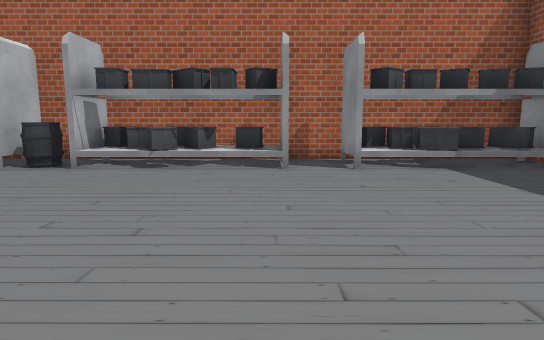
view 1 (above)

20 first-person views from a walk through a Unity game level. The camera is 1.2 m above the floor, tilts 8° down and sees 75° across. The floor is counted in squares, 1.2 m on a side. Each view is taken from the middle of a square. On the plan, view 1 faces up. The plan holds only what a view shows up to about 13 squares ahead; the rest is blank. The place goes on beyond the plan. The player is left out. Some surface patterns are stand-ins.

view 2
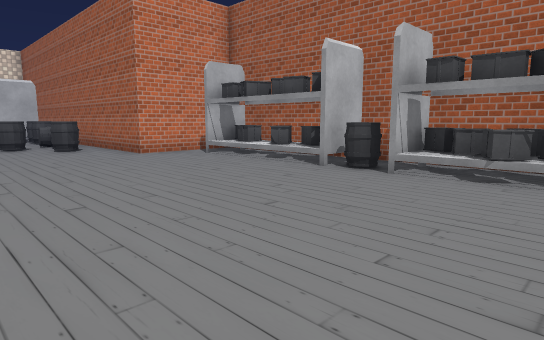

view 3
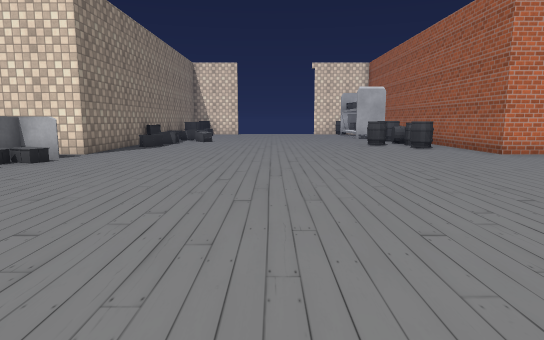

view 4
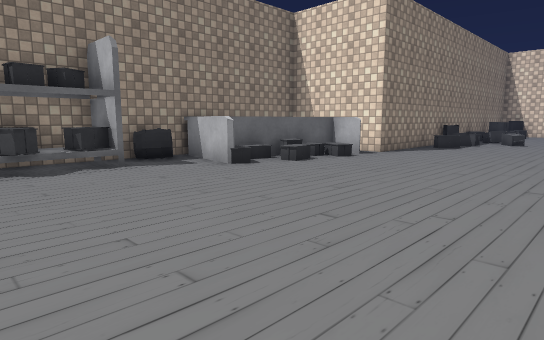

view 5
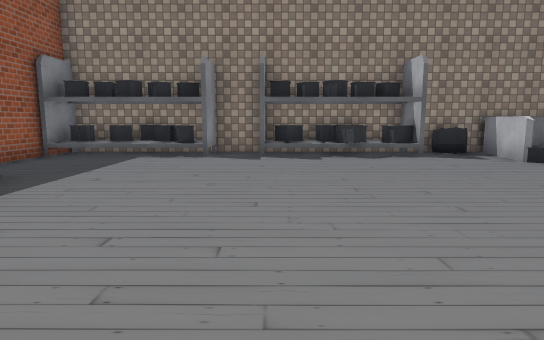

view 6
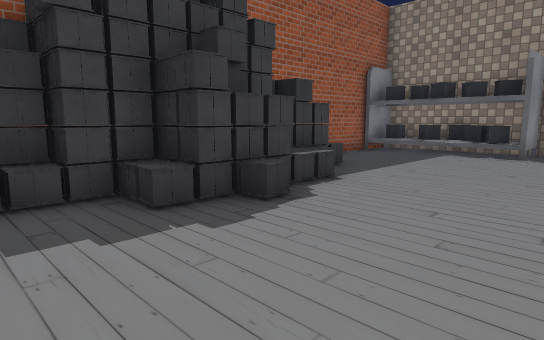

view 7
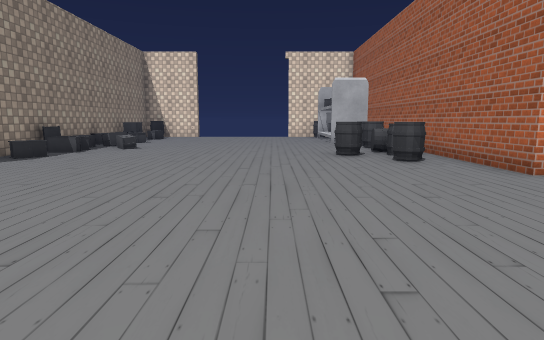

view 8
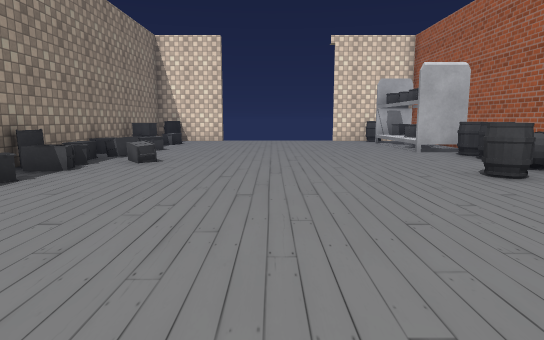

view 9
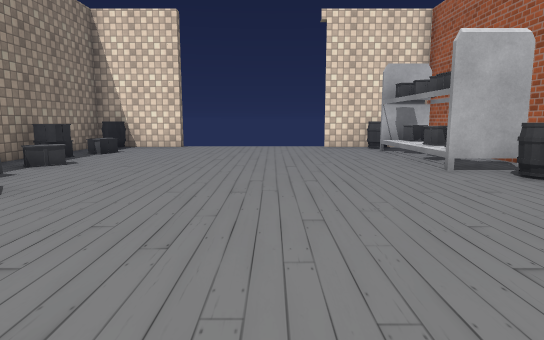

view 10
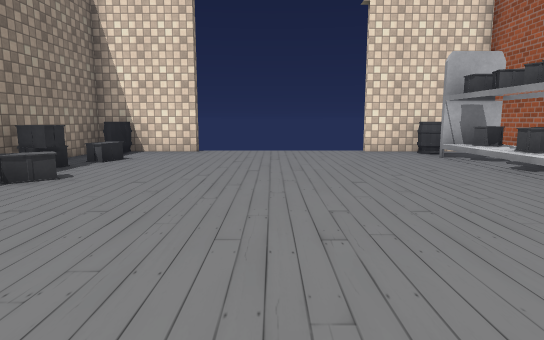

view 11
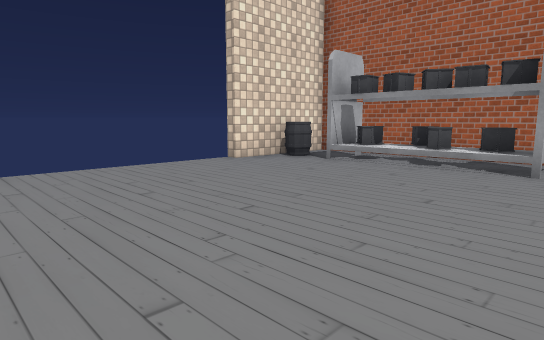

view 12
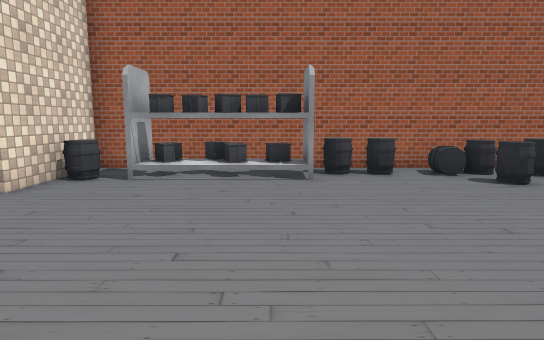

view 13
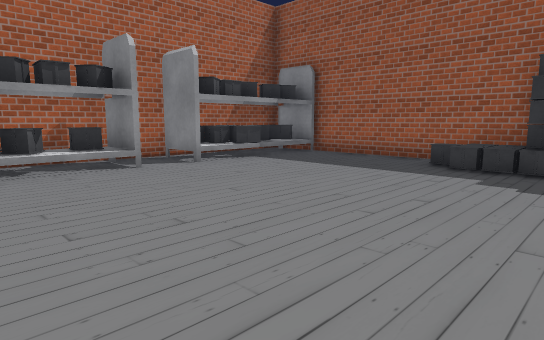

view 14
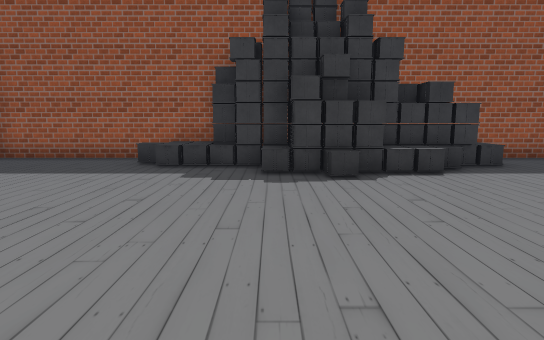

view 15
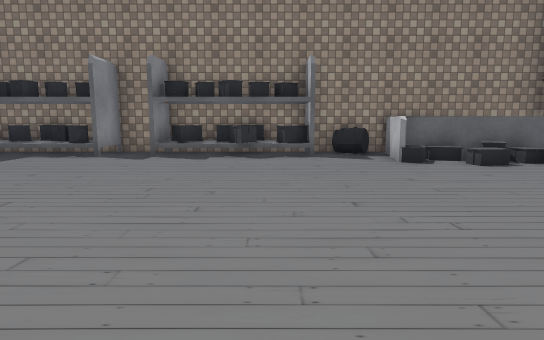

view 16
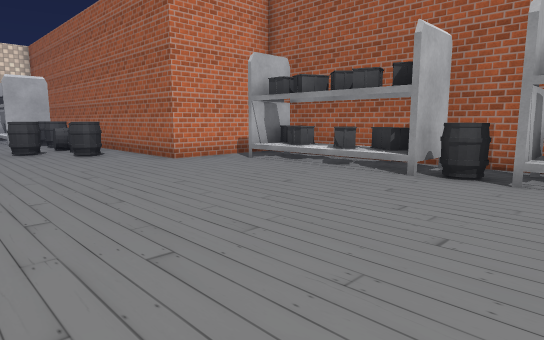

view 17
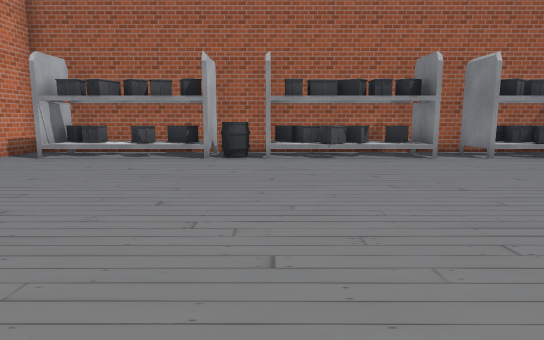

view 18
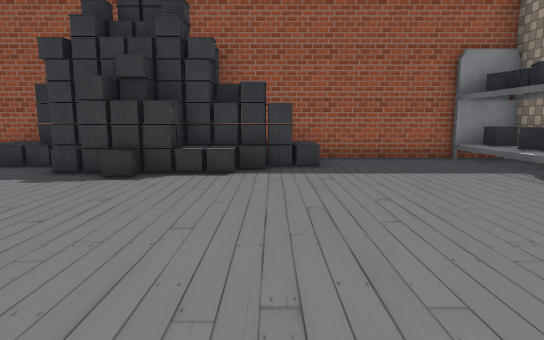

view 19
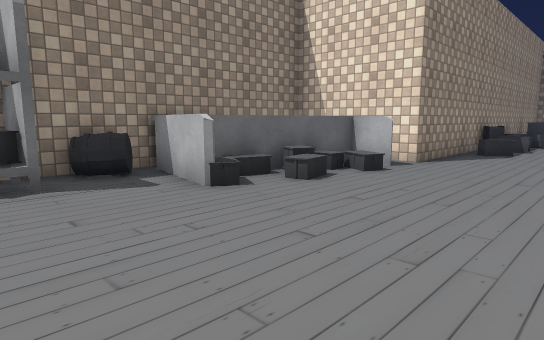

view 20
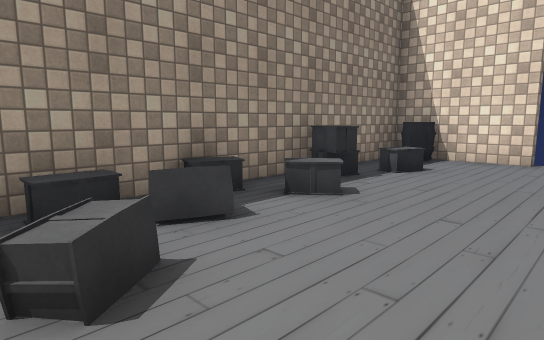

### Floor plan
Points are (right, up) in squares from view 1. A wall is a line through its corners. A room is listed if a view was taken in it or the views show most of it. See-through windows are left out.
Room 1 (views 1, 2, 3, 4, 5, 6, 7, 8, 9, 10, 11, 12, 13, 14, 15, 16, 17, 18, 19, 20)
walls: (-10.4, -6.6) (-10.6, -7.8) (-9.4, -8); (-6.2, -8.4) (-6.5, -10.1); (-11.4, 9.1) (-11.4, 5.8) (-26.3, 5.8) (-26.3, 1.9); (-20.1, 3.5) (-20.1, 4.8); (-0.6, -10.2) (0.2, -10.2); (-20, 5.1) (-20, 3.5) (-20.5, 3.5); (0.4, -10.2) (1.5, -10.2); (2.4, -10.2) (3.5, -10.2); (6.4, 2.6) (6.4, 8); (4.5, -8.7) (6.4, -8.7); (6.1, 7.3) (6.1, 8.9); (6.5, 9.2) (-10.6, 9.2); (6.4, -9.4) (6.4, -5.6); (-26.8, -3.4) (-26.3, -3.4) (-26.3, -6.5) (-11.4, -6.5) (-11.4, -10.2) (-3.4, -10.2)
low walls: (-3.5, -8.7) (-0.5, -8.7)
ways out: gap at (-27, 2)
objects: barrel (-26, -6); barrel (-26, 4); crate (-24, 4); crate (-23, 4); crate (-22, -5); crate (-22, 4); crate (-22, 5); crate (-21, 4); crate (-20, -7); crate (-19, -5); barrel (-19, 5); crate (-18, -4); barrel (-18, 5); crate (-17, -6); crate (-16, -6) to (-16, -5); barrel (-16, 4) to (-16, 5); barrel (-15, 3) to (-15, 4); barrel (-15, 5); barrel (-14, 4) to (-14, 5); crate (-10, 8); crate (-9, -8); crate (-9, 8); crate (-8, -8); crate (-8, 8); crate (-7, -8); crate (-7, 8); crate (-6, -8); crate (-6, 8); barrel (-5, -10); barrel (-5, 8); crate (-4, -9); crate (-4, 8); crate (-3, 8); crate (-2, 8); crate (-2, 9); crate (-1, 8); crate (0, -9); crate (0, 8); crate (2, -9); crate (2, 8); crate (3, -9); crate (3, -1); crate (3, 8); crate (4, -10); crate (4, -9); crate (4, -3); crate (4, -2); crate (4, -1); crate (4, 0); crate (4, 8); other object (4, 9); crate (5, -5); crate (5, -4); crate (5, -3); other object (5, -2); other object (5, -1); crate (5, 0); crate (5, 1); crate (5, 2); crate (5, 3); crate (5, 8); crate (6, -10); other object (6, -5); other object (6, 2)

Positions as (right, up) in squares from view 1, and headings:
1: (0, 0), facing up
2: (-1, 1), facing up-left
3: (-1, -1), facing left
4: (-1, -1), facing down-left
5: (0, 1), facing down
6: (0, 2), facing down-right
7: (-5, 1), facing left
8: (-9, -1), facing left
9: (-13, 0), facing left
10: (-15, -1), facing left
11: (-19, -4), facing up-left
12: (-21, -5), facing up
13: (-3, 0), facing up-right
14: (-3, 0), facing right
15: (-3, 1), facing down
16: (-3, 1), facing up-left
17: (-4, -2), facing up
18: (-3, -4), facing right
19: (-3, -3), facing down-left
20: (-17, -2), facing down-left
